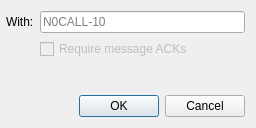
<?xml version="1.0" encoding="UTF-8"?>
<ui version="4.0">
 <class>MessageDialog</class>
 <widget class="QDialog" name="MessageDialog">
  <property name="geometry">
   <rect>
    <x>0</x>
    <y>0</y>
    <width>256</width>
    <height>128</height>
   </rect>
  </property>
  <property name="sizePolicy">
   <sizepolicy hsizetype="Fixed" vsizetype="Fixed">
    <horstretch>0</horstretch>
    <verstretch>0</verstretch>
   </sizepolicy>
  </property>
  <property name="minimumSize">
   <size>
    <width>256</width>
    <height>128</height>
   </size>
  </property>
  <property name="maximumSize">
   <size>
    <width>256</width>
    <height>128</height>
   </size>
  </property>
  <property name="windowTitle">
   <string>New Conversation</string>
  </property>
  <layout class="QVBoxLayout" name="verticalLayout">
   <property name="spacing">
    <number>6</number>
   </property>
   <property name="leftMargin">
    <number>6</number>
   </property>
   <item>
    <layout class="QFormLayout" name="formLayout">
     <property name="formAlignment">
      <set>Qt::AlignmentFlag::AlignLeading|Qt::AlignmentFlag::AlignLeft|Qt::AlignmentFlag::AlignTop</set>
     </property>
     <item row="0" column="0">
      <widget class="QLabel" name="label">
       <property name="text">
        <string>With:</string>
       </property>
      </widget>
     </item>
     <item row="0" column="1">
      <widget class="QLineEdit" name="toCall">
       <property name="placeholderText">
        <string>N0CALL-10</string>
       </property>
      </widget>
     </item>
     <item row="1" column="1">
      <widget class="QCheckBox" name="requireACK">
       <property name="enabled">
        <bool>false</bool>
       </property>
       <property name="text">
        <string>Require message ACKs</string>
       </property>
       <property name="checkable">
        <bool>true</bool>
       </property>
       <property name="tristate">
        <bool>false</bool>
       </property>
      </widget>
     </item>
    </layout>
   </item>
   <item>
    <widget class="QDialogButtonBox" name="buttonBox">
     <property name="orientation">
      <enum>Qt::Orientation::Horizontal</enum>
     </property>
     <property name="standardButtons">
      <set>QDialogButtonBox::StandardButton::Cancel|QDialogButtonBox::StandardButton::Ok</set>
     </property>
     <property name="centerButtons">
      <bool>false</bool>
     </property>
    </widget>
   </item>
  </layout>
 </widget>
 <resources/>
 <connections>
  <connection>
   <sender>buttonBox</sender>
   <signal>accepted()</signal>
   <receiver>MessageDialog</receiver>
   <slot>accept()</slot>
   <hints>
    <hint type="sourcelabel">
     <x>248</x>
     <y>254</y>
    </hint>
    <hint type="destinationlabel">
     <x>157</x>
     <y>274</y>
    </hint>
   </hints>
  </connection>
  <connection>
   <sender>buttonBox</sender>
   <signal>rejected()</signal>
   <receiver>MessageDialog</receiver>
   <slot>reject()</slot>
   <hints>
    <hint type="sourcelabel">
     <x>316</x>
     <y>260</y>
    </hint>
    <hint type="destinationlabel">
     <x>286</x>
     <y>274</y>
    </hint>
   </hints>
  </connection>
 </connections>
</ui>
